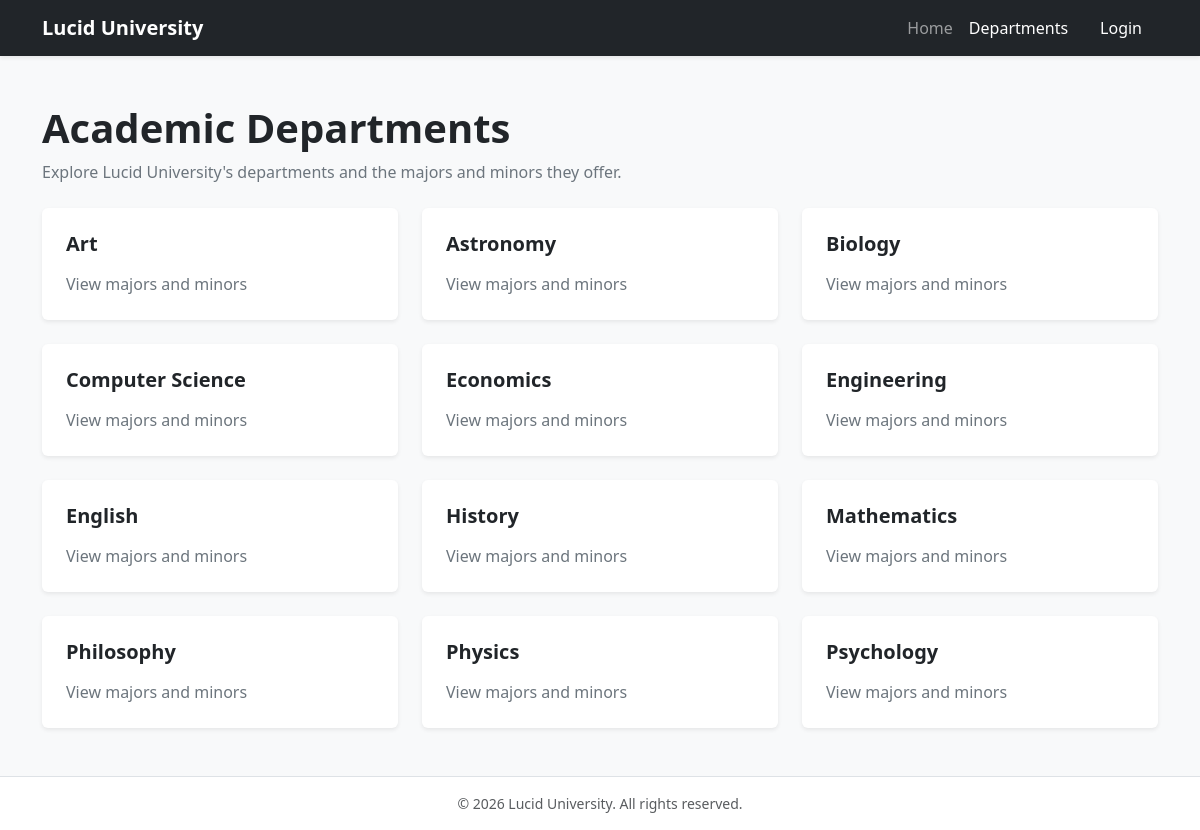
/view_departments.php, run on the app's committed database.
### tables this page shows
CREATE TABLE IF NOT EXISTS DEPARTMENT (
    Department_ID INT NOT NULL,
    Department_Name VARCHAR(100) NOT NULL,
    Department_Email VARCHAR(100) NOT NULL,
    Department_Phone VARCHAR(15) NOT NULL,
    Office_ID VARCHAR(15),
    Chair_ID INT,
    PRIMARY KEY (Department_ID),
    FOREIGN KEY (Office_ID) REFERENCES OFFICE(Office_ID) ON DELETE SET NULL,
    FOREIGN KEY (Chair_ID) REFERENCES FACULTY(Faculty_ID) ON DELETE SET NULL
);

### includes/department_helpers.php (called while the page is built, shortened)
<?php
require_once __DIR__ . '/ui_helpers.php';
function getAllDepartments(mysqli $conn): array
{
    $sql = 'SELECT Department_ID, Department_Name
            FROM DEPARTMENT
            ORDER BY Department_Name ASC';
    return $conn->query($sql)->fetch_all(MYSQLI_ASSOC);
}

### includes/ui_helpers.php (called while the page is built, shortened)
<?php
function escapeHtml(mixed $value): string {
    return htmlspecialchars((string)$value, ENT_QUOTES, 'UTF-8');
}

### view_departments.php (the view, shortened to what this page needs)
<?php
require_once __DIR__ . '/includes/department_helpers.php';
$departments = [];
$loadError = false;
try {
    require_once __DIR__ . '/db_connect.php';
    $departments = getAllDepartments($conn);
} catch (Throwable $e) {
    error_log('Department directory error: ' . $e->getMessage());
    http_response_code(503);
    $loadError = true;
}
?>
<!DOCTYPE html>
<html lang="en">
<head>
    <link href="https://cdn.jsdelivr.net/npm/bootstrap@5.3.3/dist/css/bootstrap.min.css" rel="stylesheet">
</head>
<body class="bg-light d-flex flex-column min-vh-100">
    <nav class="navbar navbar-expand-lg navbar-dark bg-dark shadow-sm">
        <div class="container">
            <a class="navbar-brand fw-bold" href="index.html">Lucid University</a>
            <div class="collapse navbar-collapse" id="publicNav">
                <ul class="navbar-nav ms-auto mb-2 mb-lg-0">
                    <li class="nav-item">
                        <a class="nav-link" href="index.html">Home</a>
                    </li>
                    <li class="nav-item">
                        <a class="nav-link active" aria-current="page" href="view_departments.php">Departments</a>
                    </li>
                    <li class="nav-item">
                        <a class="nav-link btn btn-outline-light btn-sm ms-lg-2 px-3 text-white" href="login.php">Login</a>
                    </li>
                </ul>
            </div>
        </div>
    </nav>
    <main class="container py-5 flex-grow-1">
        <div class="mb-4">
            <h1 class="display-6 fw-bold text-dark mb-2">Academic Departments</h1>
            <p class="text-secondary mb-0">Explore Lucid University's departments and the majors and minors they offer.</p>
        </div>
        <?php if ($loadError): ?>
            <div class="alert alert-danger" role="alert">
                The department directory is temporarily unavailable. Please try again later.
            </div>
        <?php elseif (empty($departments)): ?>
            <div class="alert alert-info" role="status">There are no departments listed at this time.</div>
        <?php else: ?>
            <div class="row g-4">
                <?php foreach ($departments as $department): ?>
                    <div class="col-md-6 col-lg-4">
                        <div class="card h-100 shadow-sm border-0 position-relative">
                            <div class="card-body p-4">
                                <h2 class="h5 fw-semibold mb-3">
                                    <a class="stretched-link text-decoration-none link-dark"
                                       href="department_details.php?department_id=<?= (int) $department['Department_ID'] ?>">
                                        <?= escapeHtml($department['Department_Name']) ?>
                                    </a>
                                </h2>
                                <p class="text-secondary mb-0">View majors and minors</p>
                            </div>
                        </div>
                    </div>
                <?php endforeach; ?>
            </div>
        <?php endif; ?>
    </main>
    <footer class="bg-white border-top py-3 mt-auto">
        <div class="container text-center text-muted small">
            &copy; <?= date('Y') ?> Lucid University. All rights reserved.
        </div>
    </footer>
</body>
</html>

### data on the page
department: Department_Name "Art"
department: Department_Name "Astronomy"
department: Department_Name "Biology"
department: Department_Name "Computer Science"
department: Department_Name "Economics"
department: Department_Name "Engineering"
department: Department_Name "English"
department: Department_Name "History"
department: Department_Name "Mathematics"
department: Department_Name "Philosophy"
department: Department_Name "Physics"
department: Department_Name "Psychology"
